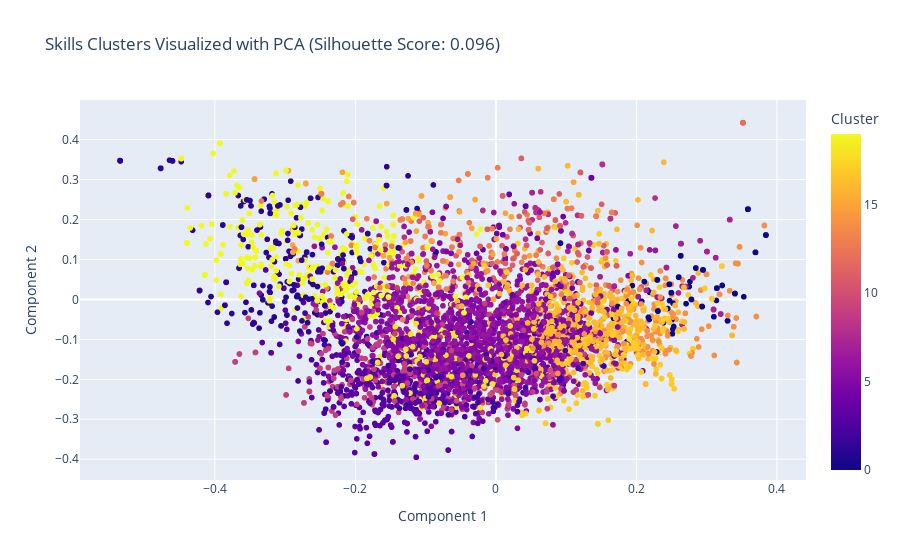

Write notebook code for a chart like this one.
### Code cell
# Visualize clusters for hard skills
visualize_clusters(skills_df, method='pca')

### Figure 1 — Plotly figure (JSON) as saved in the notebook; plotly's stock layout.template omitted (floating-point values rounded to 4 significant figures; data arrays with more than 128 entries replaced by an {"elided": "..."} marker saying what was removed)
{"data": [{"customdata": {"elided": "10000x1 str values"}, "hovertemplate": "Component 1=%{x}<br>Component 2=%{y}<br>Skill=%{customdata[0]}<br>Cluster=%{marker.color}<extra></extra>", "legendgroup": "", "marker": {"color": {"elided": "10000 int values"}, "coloraxis": "coloraxis", "symbol": "circle"}, "mode": "markers", "name": "", "showlegend": false, "type": "scattergl", "x": {"elided": "10000 float values"}, "xaxis": "x", "y": {"elided": "10000 float values"}, "yaxis": "y"}], "layout": {"coloraxis": {"colorbar": {"title": {"text": "Cluster"}}, "colorscale": [[0, "#0d0887"], [0.1111, "#46039f"], [0.2222, "#7201a8"], [0.3333, "#9c179e"], [0.4444, "#bd3786"], [0.5556, "#d8576b"], [0.6667, "#ed7953"], [0.7778, "#fb9f3a"], [0.8889, "#fdca26"], [1, "#f0f921"]]}, "legend": {"tracegroupgap": 0}, "title": {"text": "Skills Clusters Visualized with PCA (Silhouette Score: 0.096)"}, "xaxis": {"anchor": "y", "domain": [0, 1], "title": {"text": "Component 1"}}, "yaxis": {"anchor": "x", "domain": [0, 1], "title": {"text": "Component 2"}}}}
